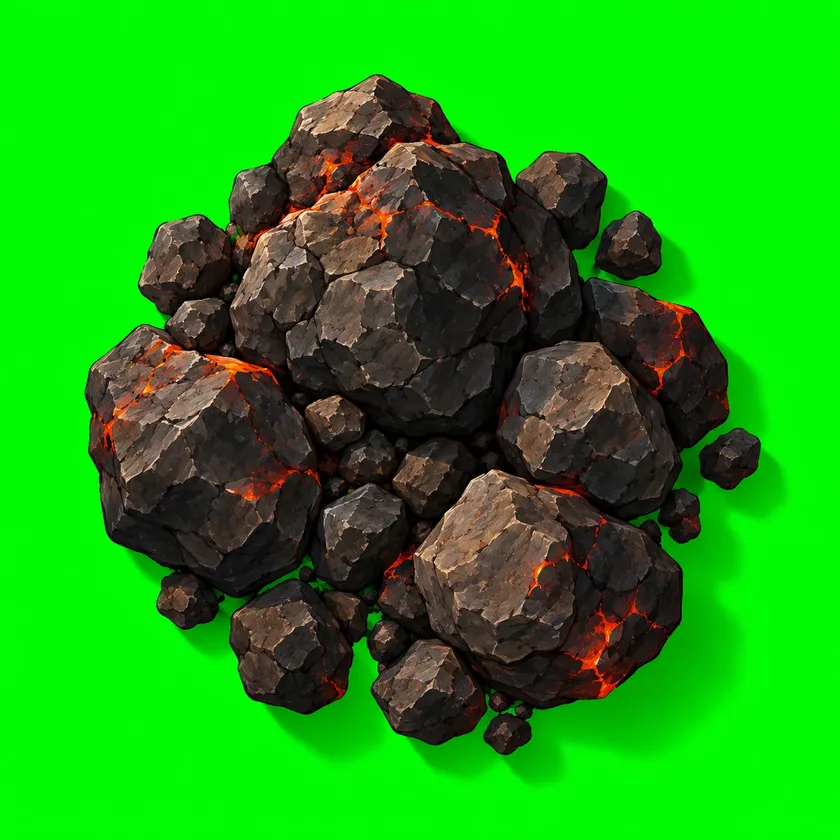
#> input picture art/design-v3/painted/boulder_painted_01_src.webp, 840 x 840 px, shrunk from 1254 x 1254 before the run
$ python glow.py boulder_painted_01_src.webp out.png
#> lines starting #> are read from the running program, lines starting #| are printed output that depends on the picture
# The molten glow alone, from a keyed crater sprite (for the home's pulse layer).
import sys, numpy as np
from PIL import Image
from scipy import ndimage as nd
a = np.asarray(Image.open(sys.argv[1]).convert('RGBA')).astype(np.float32)
r, g, b, al = a[..., 0], a[..., 1], a[..., 2], a[..., 3]
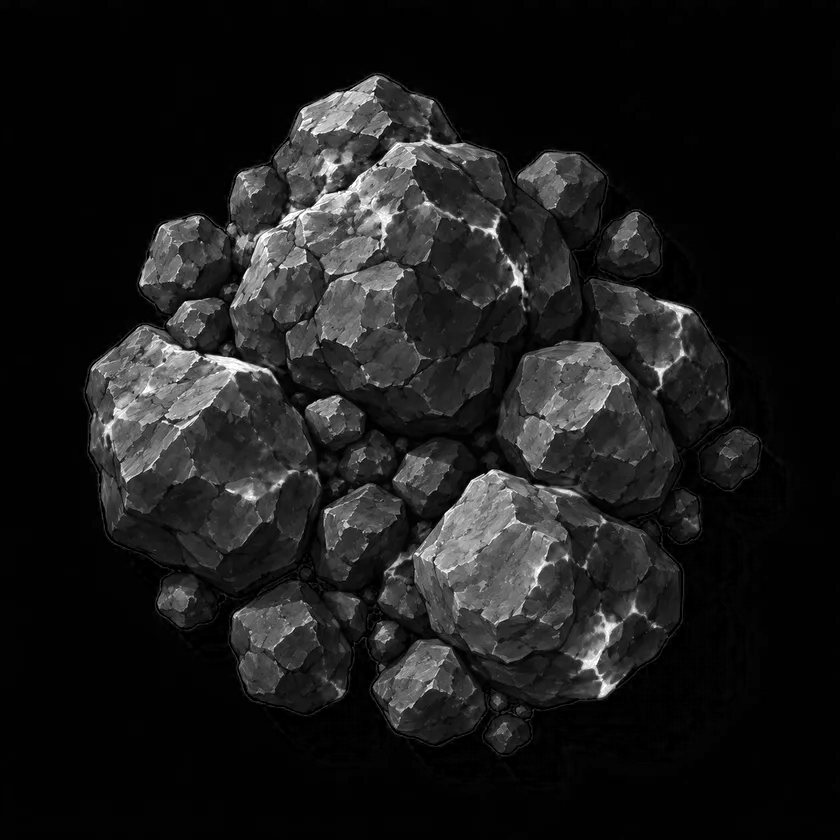
#> r: shape (840, 840) float32; min 0, max 255, mean 27.3
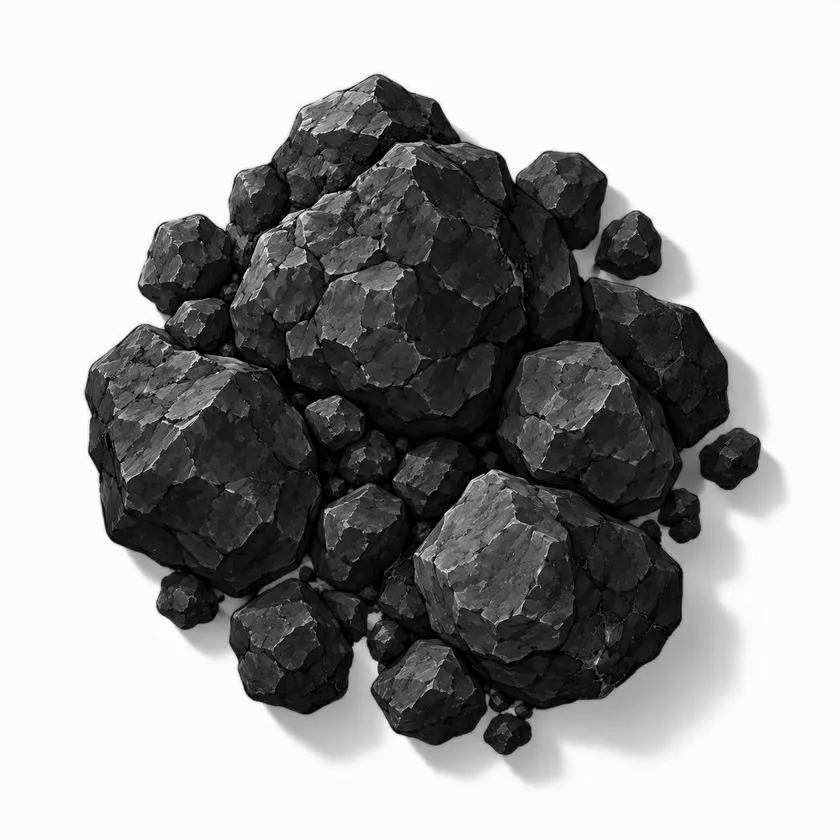
#> g: shape (840, 840) float32; min 0, max 255, mean 159.7
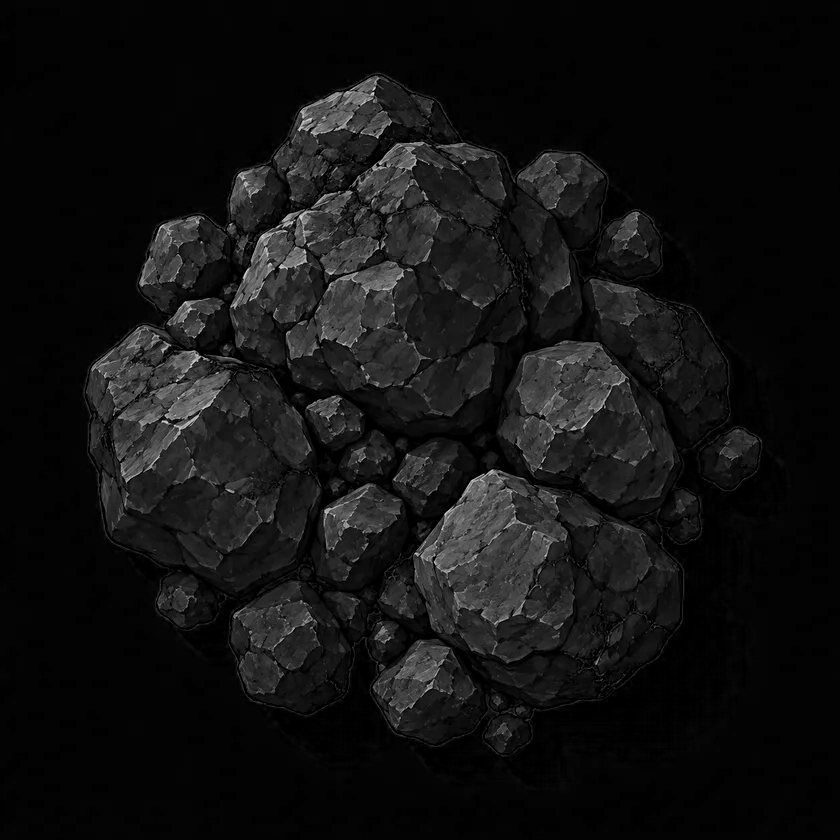
#> b: shape (840, 840) float32; min 0, max 234, mean 17.9
#> al: shape (840, 840) float32; every value is 255
hot = np.clip((r - 170) / 60, 0, 1) * np.clip((g - 70) / 80, 0, 1) * np.clip((r - b - 90) / 60, 0, 1)
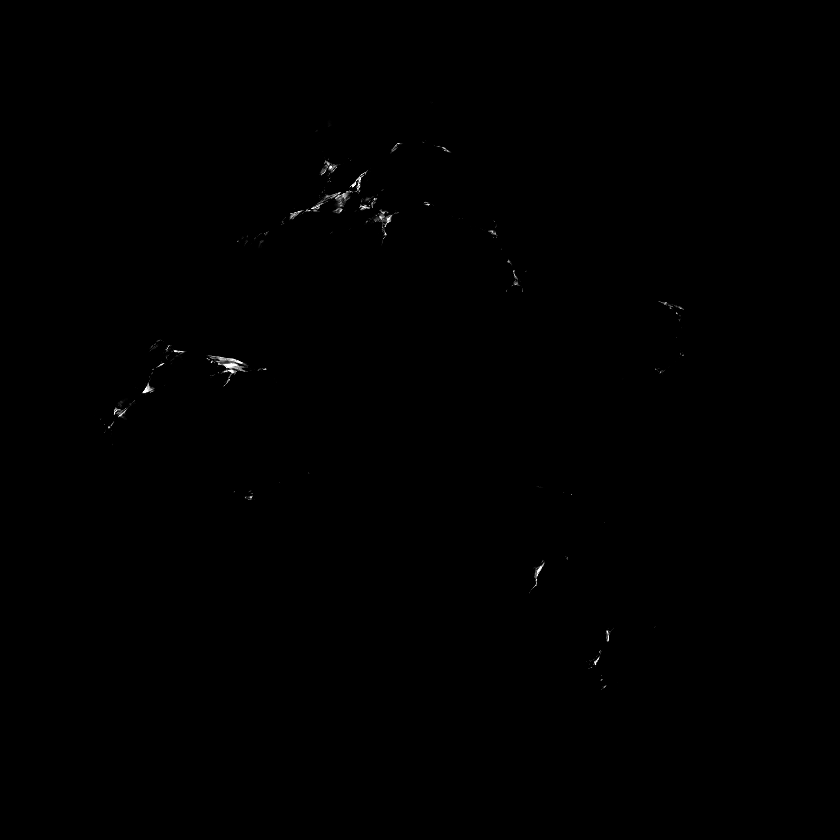
#> hot: shape (840, 840) float32; min 0, max 1, mean 0.00128
hot = nd.gaussian_filter(hot, 1.2) * (al / 255)
Image.fromarray(np.dstack([r, g, b, hot * 255]).clip(0, 255).astype(np.uint8)).save(sys.argv[2], optimize=True)
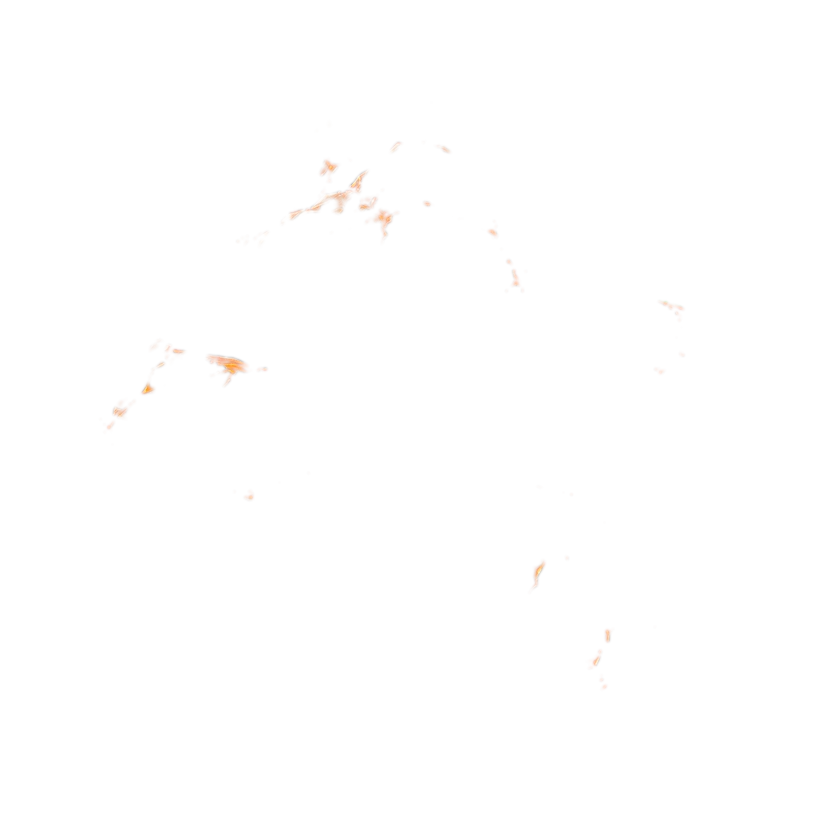
#> saved as out.png: PIL image 840x840 RGBA; mean R, G, B, A 27.3, 159.7, 17.9, 0.3; transparent parts drawn white

$ run again, on art/design-v3/painted/dead_wood_01_src.webp
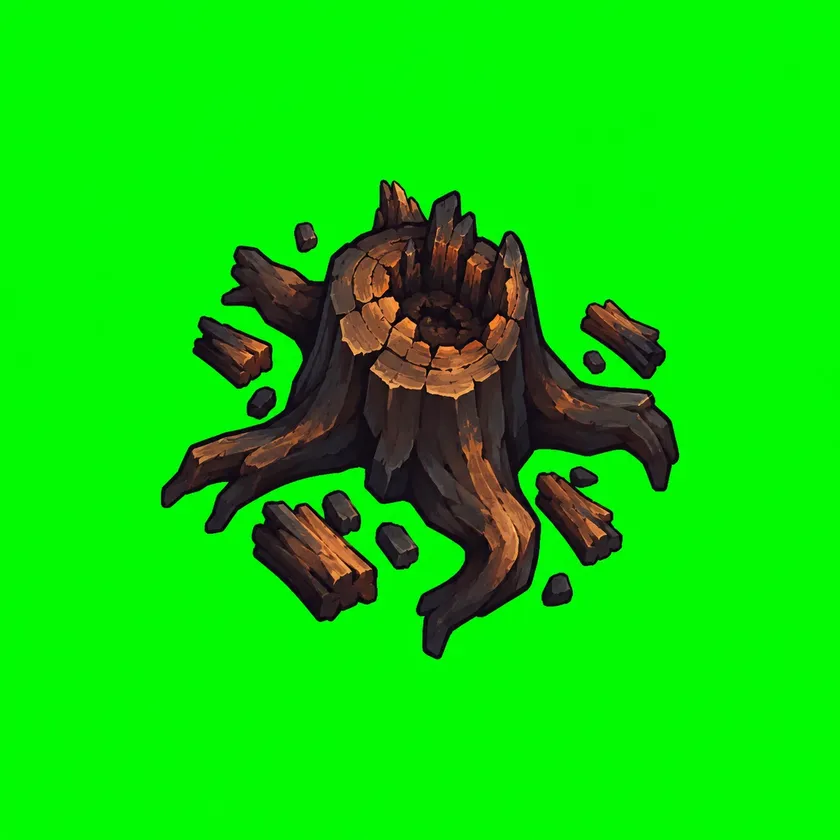
#> input picture art/design-v3/painted/dead_wood_01_src.webp, 840 x 840 px, shrunk from 1254 x 1254 before the run
#> al: shape (840, 840) float32; every value is 255
#> `hot = np.clip((r - 170) / 60, 0, 1) * np.clip((g - 70) / 80, 0, 1) * n..`:
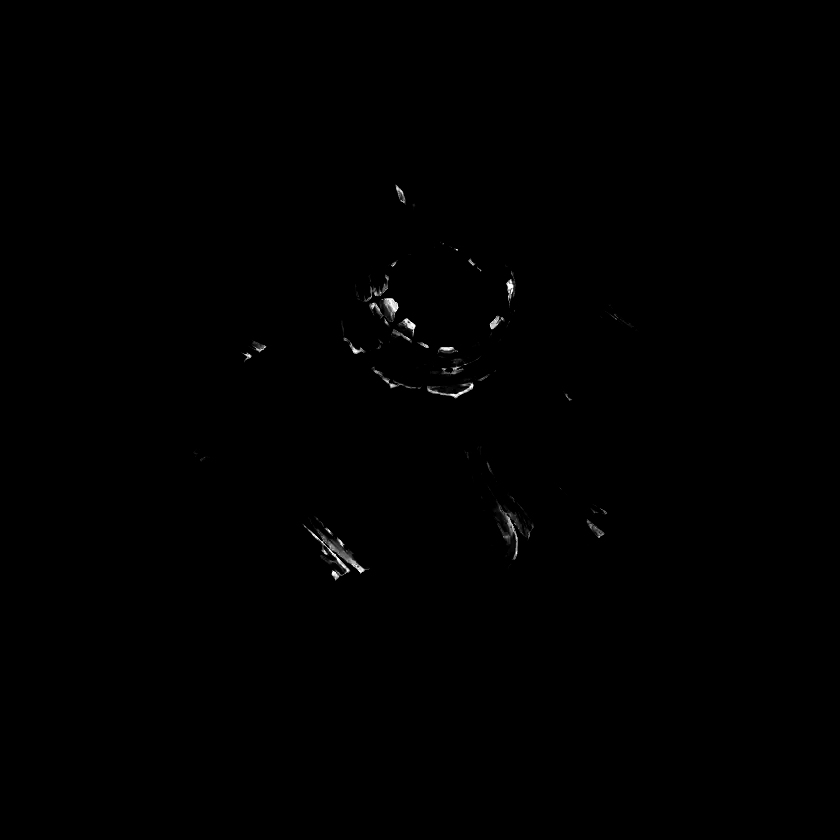
#> hot: shape (840, 840) float32; min 0, max 1, mean 0.00221
#> `Image.fromarray(np.dstack([r, g, b, hot * 255]).clip(0, 255).astype(np..`:
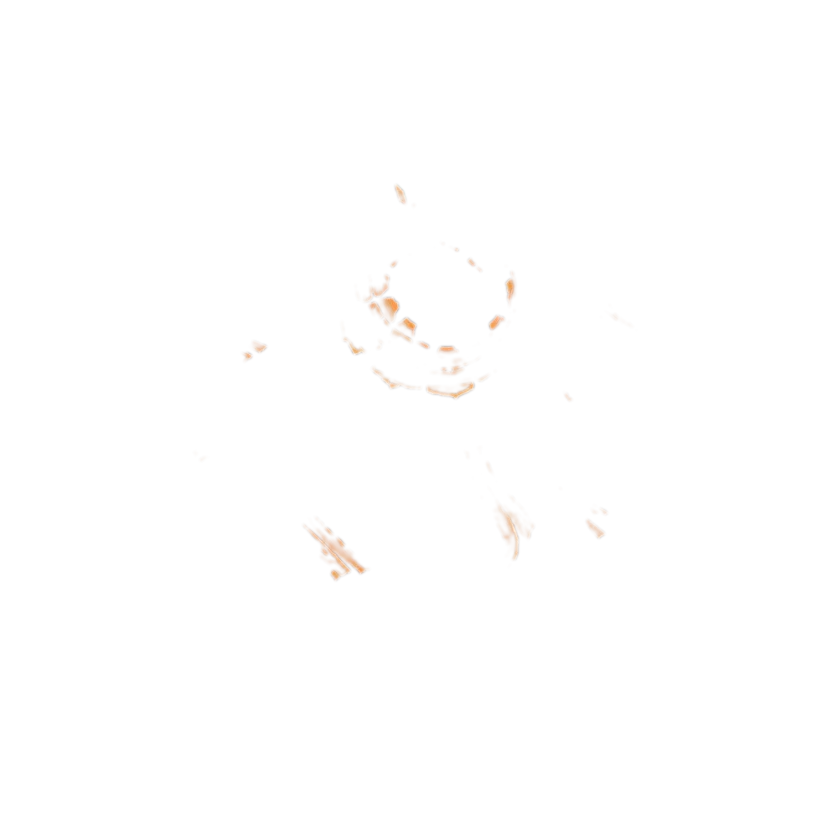
#> saved as out.png: PIL image 840x840 RGBA; mean R, G, B, A 13.6, 213.3, 9.3, 0.6; transparent parts drawn white
